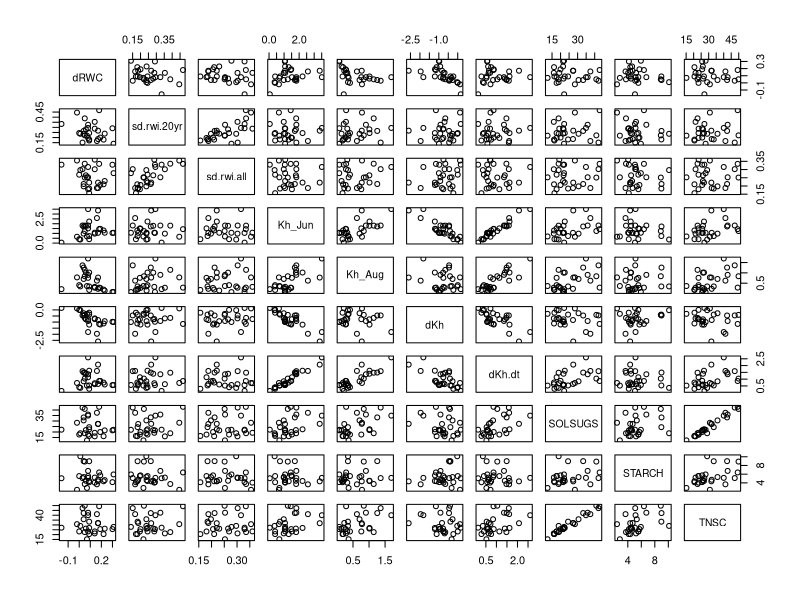
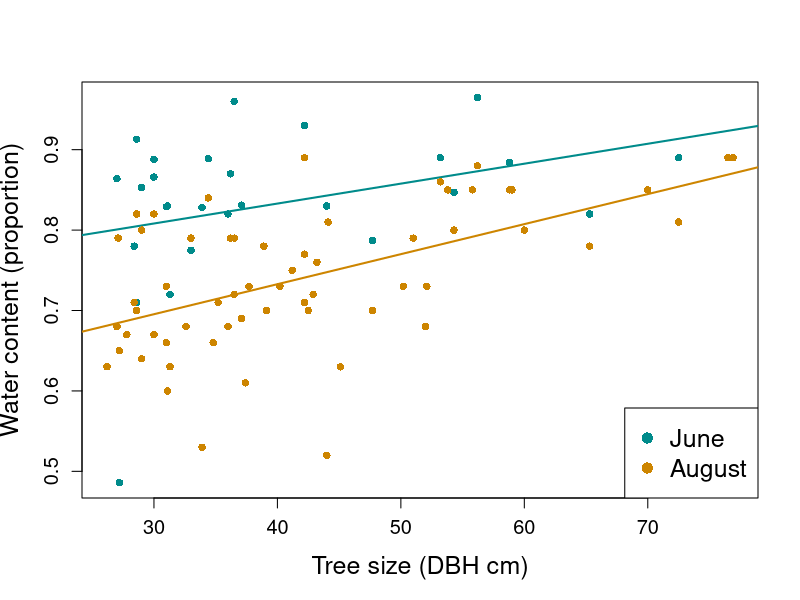
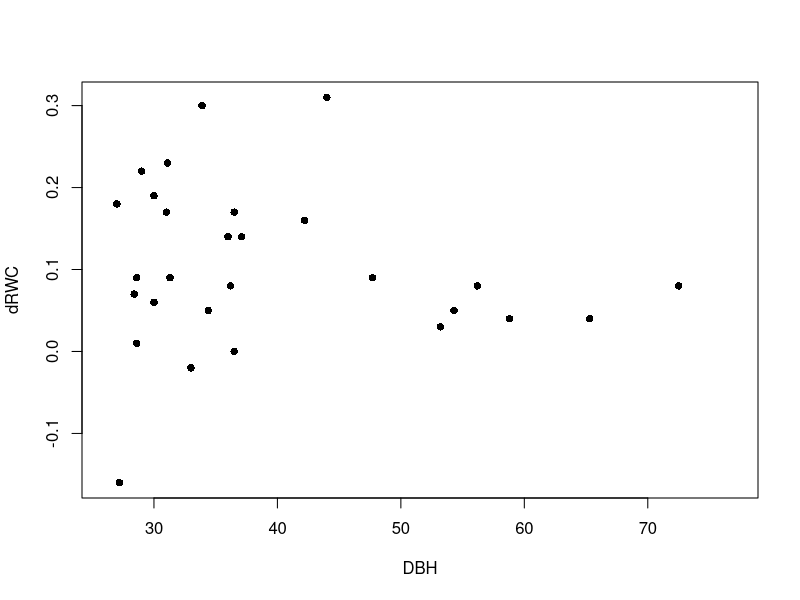
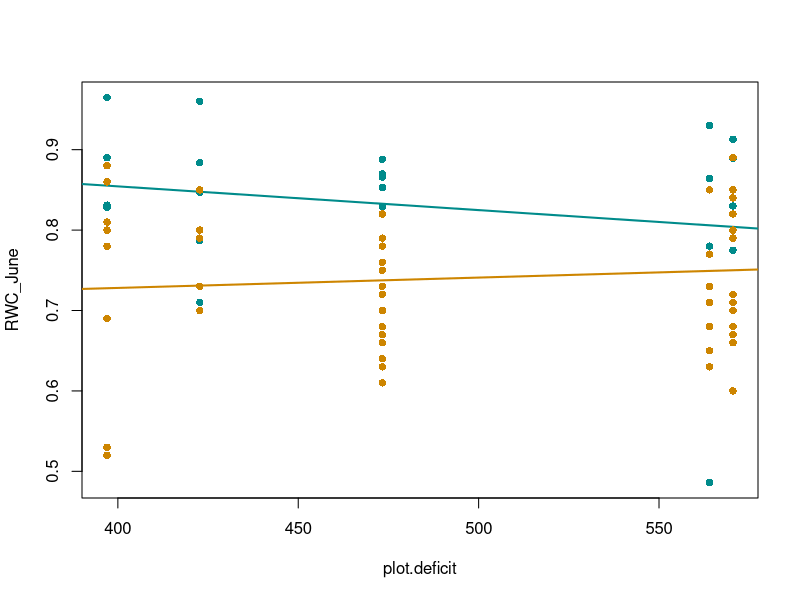
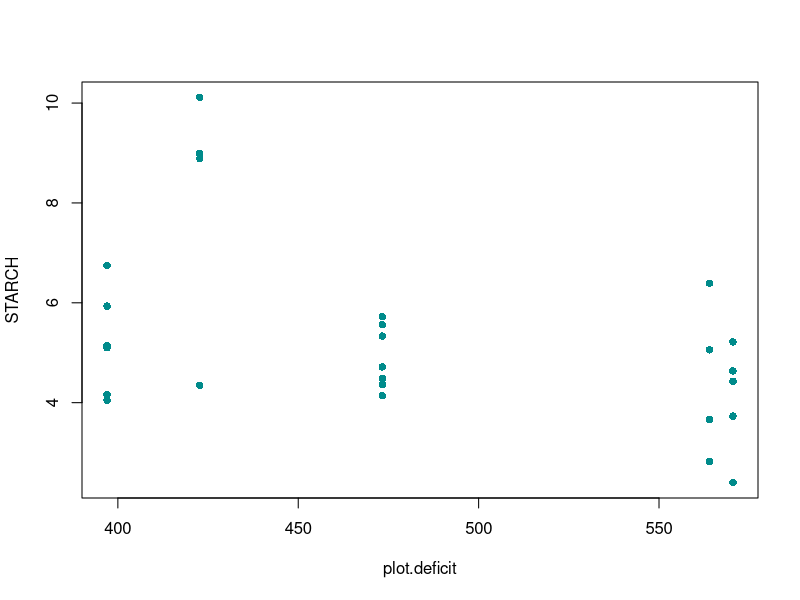
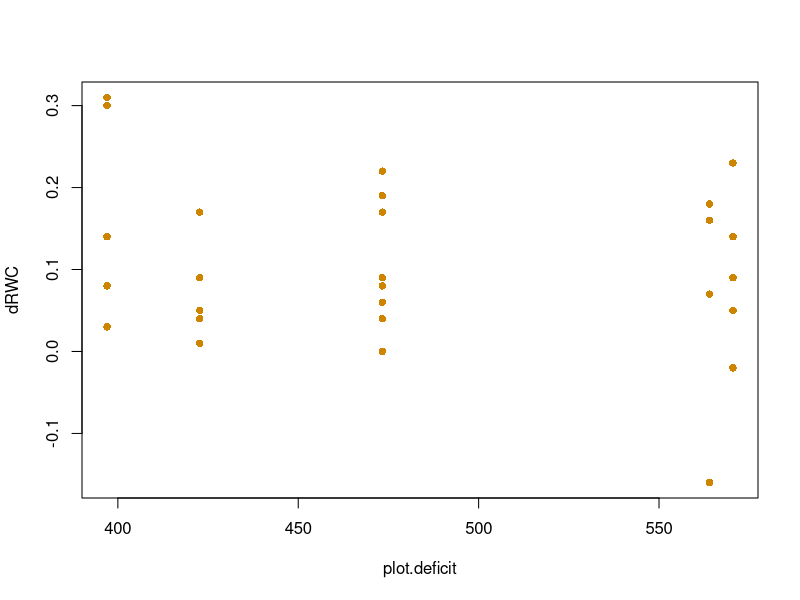
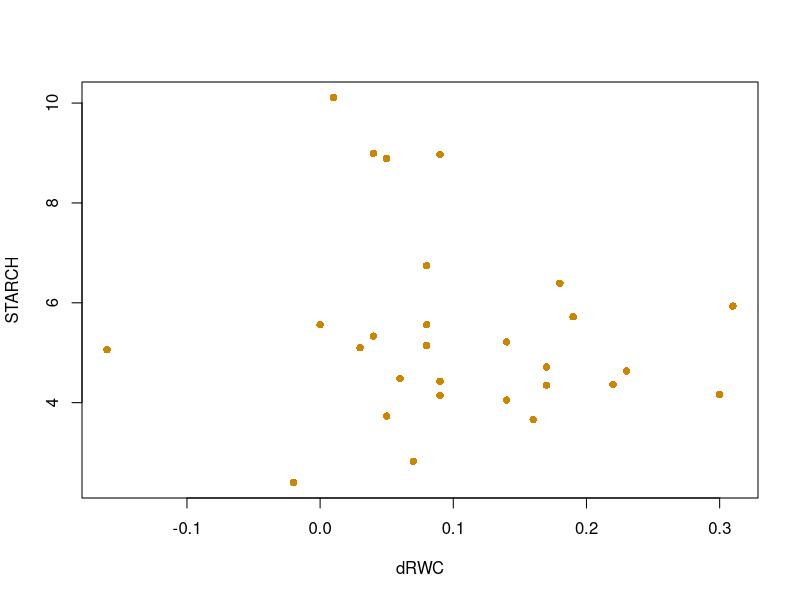
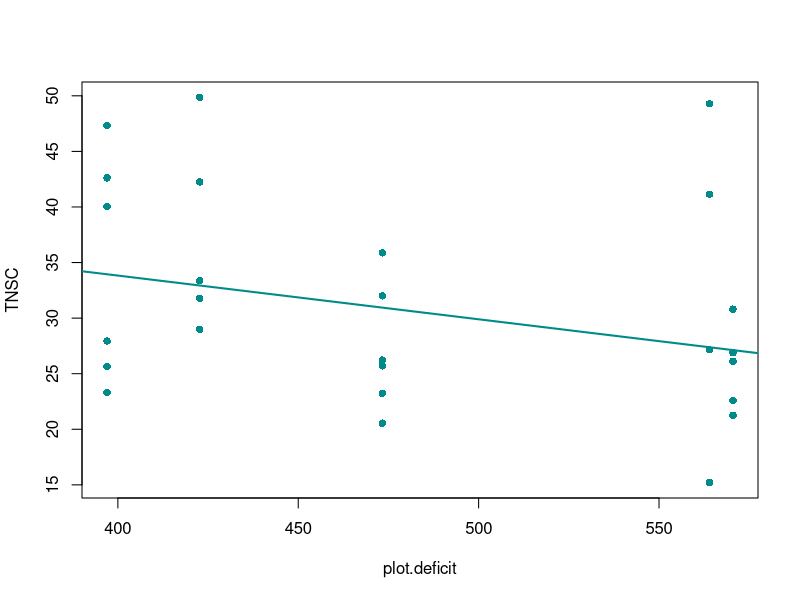

These charts were generated, in order, by the following R code: (Note: this script raises an error after producing the figures.)
# This script: 
# loads the data from short cores collected along elevational transect from Auburn Rec area to above Forest Hill in June and August 2015. 
# visualizes relationships between water content and starch/NSC content of the cores and characteristics of trees and environment
# Compares short-term sensitivity of physiological status (June vs August of a drought year) to longer-term sensitivity based on Derek's tree ring analysis. 


## Load data and set up ####

library(lme4); library(ggplot2); library(lattice)

setwd("/Volumes/GoogleDrive/My Drive/TreeDrought")
d = read.csv("JunAug2015_w_treerings.csv")
head(d)

## Visualize correlations in data ####

# Overall correlations
pairs(d[1:28,22:31])

# Water content vs tree size
plot(RWC_June~DBH, d, pch=16, col="cyan4", xlab="Tree size (DBH cm)", ylab="Water content (proportion)", cex.axis=1.2, cex.lab=1.5)
abline(coef(lm(RWC_June~DBH, d)), lwd=2, col="cyan4")
points(RWC_Aug~DBH, d, pch=16, col="orange3")
abline(coef(lm(RWC_Aug~DBH, d)),lwd=2, col="orange3")
legend("bottomright", c("June", "August"),pch=c(16, 16), col=c("cyan4", "orange3"), cex=1.5)

plot(dRWC~DBH, d, pch=16, col="black")

plot(RWC_June~plot.deficit, d, pch=16, col="cyan4")
abline(coef(lm(RWC_June~plot.deficit, d)), lwd=2, col="cyan4")
points(RWC_Aug~plot.deficit, d, pch=16, col="orange3")
abline(coef(lm(RWC_Aug~plot.deficit, d)),lwd=2, col="orange3")

plot(STARCH~plot.deficit, d, pch=16, col="cyan4")

plot(dRWC~plot.deficit, d, pch=16, col="orange3")
plot(STARCH~dRWC, d, pch=16, col="orange3") # weak hint of assn between water drop and starch

summary(lm(STARCH~dRWC, d))

plot(TNSC~plot.deficit, d, pch=16, col="cyan4")
abline(coef(lm(TNSC~plot.deficit, d)), lwd=2, col="cyan4")
summary(lm(TNSC~plot.deficit, d)) # trend, nonsignif

plot(TNSC~dRWC, d, pch=16, col="orange3")



plot(dRWC~plot.deficit, d, pch=16, col="black") # hint of greater water loss in higher water deficit
summary(lm(dRWC~plot.deficit, d)) # far from significant however

plot(RWC_June~plot.elev.m, d, pch=16, col="cyan4")
points(RWC_Aug~plot.elev.m, d, pch=16, col="orange3")

plot(dRWC~plot.elev.m, d, pch=16, col="black") # nothing

plot(RWC_June~plot.aet, d, pch=16, col="cyan4")
points(RWC_Aug~plot.aet, d, pch=16, col="orange3")

plot(dRWC~plot.aet, d, pch=16, col="black") # nothing


summary(lm(RWC_Aug~DBH*plot.elev.m, d))
summary(lm(dRWC~DBH*plot.elev.m, d))

summary(lm(RWC_Aug~DBH*STARCH, d))
summary(lm(dRWC~DBH*STARCH, d))
summary(lm(dKh~DBH*STARCH, d))

# Comparing water content against environmental factors
boxplot(RWC_Aug~PLOT, d, notch=T)
plot(RWC_Aug~plot.deficit, d)
plot(dKh.dt~plot.deficit, d, xlab="Annual water deficit (mm)", ylab="dKh/dt", cex.axis=1.2, cex.lab=1.5, pch=16, col="slateblue") # assn with water deficit
abline(coef(lm(dKh.dt~plot.deficit, d)), col="darkgray", lwd=3)
ggplot(d, aes(x=plot.deficit, y=dKh.dt)) + geom_point() + geom_smooth(method="lm") + theme_classic()
plot(dKh.dt~plot.elev.m, d) # no assn with elevation
boxplot(RWC_June~PLOT, d, notch=T)

# Comparing starch content against environmental factors
plot(STARCH~plot.deficit, d, xlab="Annual water deficit (mm)", ylab="Starch content", cex.axis=1.2, cex.lab=1.5, pch=16, col="slateblue") # assn with water deficit
abline(coef(lm(STARCH~plot.deficit, d)), col="darkgray", lwd=3)

# Total carbs against environment
plot(TNSC~plot.deficit, d, xlab="Annual water deficit (mm)", ylab="Total nonstructural carbs", cex.axis=1.2, cex.lab=1.5, pch=16, col="goldenrod") # assn with water deficit
summary(lm(TNSC~plot.deficit, d))
abline(coef(lm(TNSC~plot.deficit, d)), col="darkgray", lwd=3, lty=2)
# and vs tree size
plot(TNSC~DBH, d, xlab="Tree size (DBH cm)", ylab="Total nonstructural carbs", cex.axis=1.2, cex.lab=1.5, pch=16, col="goldenrod") # assn with water deficit
abline(coef(lm(TNSC~DBH, d)), col="darkgray", lwd=3)



cols = c("plot.elev.m","plot.deficit", "DBH", "BAF20_CALC","Density", "RWC_Aug", "RWC_June", "dKh", "dKh.dt","sd.rwi.20yr", "sd.rwi.all", "STARCH", "TNSC")
pairs(d[,cols])

# Lots of suggestive looking patterns here:

# Lower TNSC associated with greater reduction in Kh, and with lower water content. 
# Higher TNSC and water content assocaited with higher dbh and higher wood density. 
# Higher elev associated with higher starch
# Higher deficit associated with lower starch


# Comparing physiological status to wood density 

anova(lm(Density~PLOT, d)) # most variation in density within plot, about 1/3 among plots
plot(Density~plot.deficit, d, pch=16, col="brown")
plot(Density~plot.elev.m, d, pch=16, col="brown") # no association of density with defict or elevation

summary(lm(dKh.dt~Density, d))


plot(TNSC~Density, d)
plot(STARCH~Density, d)



plot(dKh~Density, d, pch=16, col="brown")
abline(coef(lm(dKh~Density, d)), lwd=3, col="gray")
# Higher density wood associated with less reduction in conductance

par(pty="s")
plot(dKh.dt~Density, d, pch=16, col="brown", xlab="Wood density", ylab="Reduction in conductance", cex.axis=1.2, cex.lab=1.5)
abline(coef(lm(dKh.dt~Density, d)), lwd=3, col="gray")



## comparing to long-term sensitivity
### NEED TO MERGE WITH SENSITIVITY METRICS FROM TREE RING ANALYSIS



p= qplot(Density, dKh.dt,  data=d, geom=c("point", "smooth"), method="lm") 
p = p+ theme_bw()
p
summary(lm(dKh.dt~Density, d))
summary(lmer(dKh.dt~Density+(1|PLOT), d))

p = ggplot(d, aes(x=dKh, y=Density)) + geom_point() + geom_smooth() + theme_bw()
p

p = ggplot(d, aes(y=dKh.dt, x=TNSC)) + geom_point() + geom_smooth() + theme_bw()
p
summary(lm(TNSC~RWC_Aug+dKh, d)) # TNSC (but not starch) associated with higher Aug water content


p = ggplot(d, aes(x=RWC_Aug, y=TNSC)) + geom_point() + geom_smooth() + theme_bw()
p
summary(lm(TNSC~RWC_Aug, d))
  # Total carbs correlated with august water content
summary(lm(TNSC~ dRWC, d)) # but not with change in water content

summary(lm(TNSC~dKh.dt, d)) # yes correlated with change in conductance June-Aug 

p = ggplot(d, aes(y=dKh, x=sd.rwi.20yr)) + geom_point() + geom_smooth() + theme_bw()
p
summary(lm(dKh~sd.rwi.20yr, d)) # no assn between sensitivity and dKh

p = ggplot(d, aes(y=dRWC, x=sd.rwi.20yr)) + geom_point() + geom_smooth() + theme_bw()
p
summary(lm(dRWC~sd.rwi.20yr+RWC_June, d)) # weak association between sensitivity and change in dRWC

p = ggplot(d, aes(y=STARCH, x=sd.rwi.20yr)) + geom_point() + geom_smooth() + theme_bw()
p
summary(lm(STARCH~sd.rwi.20yr, d)) # nothing

p = ggplot(d, aes(y=TNSC, x=sd.rwi.20yr)) + geom_point() + geom_smooth() + theme_bw()
p
summary(lm(TNSC~sd.rwi.20yr, d)) # nothing








s = shingle(d$DBH, intervals = matrix(c(27, 37, 57, 37, 57, 77), nrow=3, byrow=F))
s = shingle(d$DBH, intervals = matrix(c(27, 37, 37, 77), nrow=2, byrow=F))

xyplot(RWC_Aug~DBH|plot.elev.m, d) # Higher dbh correlated with higher RWC at all elevs
xyplot(dKh~DBH, d)
xyplot(dKh.dt~plot.deficit|s, d)
xyplot(dKh~plot.deficit, d)



xyplot(RWC_Aug~sd.rwi.20yr|plot.elev.m, d)
xyplot(dKh~sd.rwi.20yr|plot.elev.m, d)
xyplot(STARCH~sd.rwi.20yr|plot.elev.m, d)
xyplot(STARCH~sd.rwi.20yr|s, d)
# nothing much 

xyplot(STARCH~sd.rwi.20yr, d)
xyplot(RWC_Aug~sd.rwi.20yr, d)


xyplot(RWC_Aug~plot.aet|s, d)
xyplot(RWC_Aug~sd.rwi.20yr|s, d)

s = shingle(d$plot.deficit, intervals = matrix(c(397, 475, 475, 600), nrow=2, byrow=F))
xyplot(RWC_Aug~sd.rwi.20yr|s, d)

summary(lm(RWC_Aug~sd.rwi.20yr*plot.deficit, d)) # the model implied by the above plot
# No assn between deficit and sd.rwi 

xyplot(dKh~sd.rwi.20yr|s, d)
summary(lm(dKh~sd.rwi.20yr*plot.deficit, d)) # the model implied by the above plot

plot(dRWC~DBH, d)

dkh_resids = resid(lm(dRWC~DBH, d))
plot(dkh_resids~d$sd.rwi.20yr)
# no obvious interaction between sensitivity and tree size

names(d)
plot(d$dRWC, (d$RWC_Aug-d$RWC_June))


